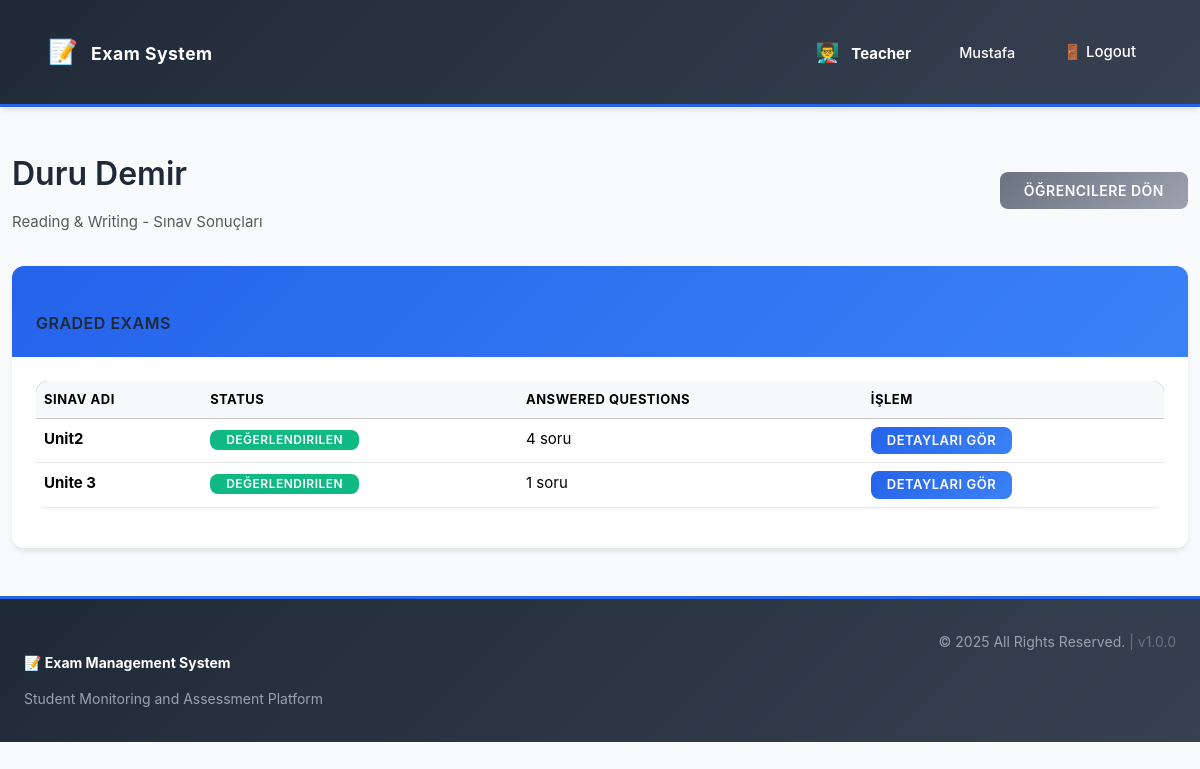
Screenshot of /index.php?page=results_exams&student_id=4&subject_id=2 (signed in) with the database file from the repository.
### tables this page shows
CREATE TABLE "users" (
    id INTEGER PRIMARY KEY AUTOINCREMENT,
    username VARCHAR(255) NOT NULL UNIQUE,
    password_hash VARCHAR(255) NOT NULL,
    role TEXT CHECK(role IN ('admin', 'teacher', 'student', 'coach')) NOT NULL
);

CREATE TABLE subjects (
    id INTEGER PRIMARY KEY AUTOINCREMENT,
    name VARCHAR(255) NOT NULL UNIQUE
);

CREATE TABLE exam_assignments (
    id INTEGER PRIMARY KEY AUTOINCREMENT,
    exam_id INTEGER NOT NULL,
    student_id INTEGER NOT NULL,
    start_time DATETIME NULL,
    end_time DATETIME NULL,
    status TEXT CHECK(status IN ('assigned', 'in_progress', 'submitted', 'graded')) NOT NULL DEFAULT 'assigned',
    FOREIGN KEY (exam_id) REFERENCES exams(id) ON DELETE CASCADE,
    FOREIGN KEY (student_id) REFERENCES users(id) ON DELETE CASCADE
);

CREATE TABLE exams (
    id INTEGER PRIMARY KEY AUTOINCREMENT,
    teacher_id INTEGER NOT NULL,
    name VARCHAR(255) NOT NULL,
    question_pdf_url VARCHAR(255) NULL,
    status TEXT CHECK(status IN ('draft', 'published')) NOT NULL DEFAULT 'draft',
    created_at DATETIME DEFAULT CURRENT_TIMESTAMP, subject_id INTEGER,
    FOREIGN KEY (teacher_id) REFERENCES users(id) ON DELETE CASCADE
);

### views/teacher/results_exams.php (the view, shortened to what this page needs)
<?php
$student_id = $_GET['student_id'] ?? null;
$subject_id = $_GET['subject_id'] ?? null;
$teacher_id = $_SESSION['user_id'];
$student_stmt = $pdo->prepare("SELECT id, username FROM users WHERE id = :id AND role = 'student'");
$student_stmt->execute(['id' => $student_id]);
$student = $student_stmt->fetch();
$subject_stmt = $pdo->prepare("SELECT id, name FROM subjects WHERE id = :id");
$subject_stmt->execute(['id' => $subject_id]);
$subject = $subject_stmt->fetch();
$exams_stmt = $pdo->prepare(
    "SELECT a.id as assignment_id, ex.id as exam_id, ex.name as exam_name, a.status,
            COUNT(DISTINCT sa.id) as answered_questions
     FROM exam_assignments a
     JOIN exams ex ON a.exam_id = ex.id
     JOIN student_answers sa ON a.id = sa.assignment_id
     WHERE a.student_id = :student_id
     AND ex.subject_id = :subject_id
     AND ex.teacher_id = :teacher_id
     AND a.status = 'graded'
     GROUP BY a.id, ex.id, ex.name, a.status
     ORDER BY ex.name"
);
$exams_stmt->execute(['student_id' => $student_id, 'subject_id' => $subject_id, 'teacher_id' => $teacher_id]);
$exams = $exams_stmt->fetchAll();
?>
<!DOCTYPE html>
<html lang="en">
<head>
    <link href="https://cdn.jsdelivr.net/npm/bootstrap@5.3.3/dist/css/bootstrap.min.css" rel="stylesheet">
    <link href="css/style.css" rel="stylesheet">
</head>
<body>
    <?php require __DIR__ . '/../../includes/navbar.php'; ?>
    <div class="container mt-4">
        <div class="d-flex justify-content-between align-items-center mb-3">
            <div>
                <h1><?php echo htmlspecialchars($student['username']); ?></h1>
                <p class="text-muted"><?php echo htmlspecialchars($subject['name']); ?> - Sınav Sonuçları</p>
            </div>
            <a href="index.php?page=results_students&subject_id=<?php echo $subject_id; ?>" class="btn btn-secondary">Öğrencilere Dön</a>
        </div>
        <div class="card">
            <div class="card-header bg-primary text-white">
                <h5 class="mb-0">Graded Exams</h5>
            </div>
            <div class="card-body">
                <?php if (empty($exams)): ?>
                    <p class="text-muted">Bu öğrencinin değerlendirilen sınavı bulunmamaktadır.</p>
                <?php else: ?>
                    <div class="table-responsive">
                        <table class="table table-hover">
                            <thead class="table-light">
                                <tr>
                                    <th>Sınav Adı</th>
                                    <th>Status</th>
                                    <th>Answered Questions</th>
                                    <th>İşlem</th>
                                </tr>
                            </thead>
                            <tbody>
                                <?php foreach ($exams as $exam): ?>
                                    <tr>
                                        <td>
                                            <strong><?php echo htmlspecialchars($exam['exam_name']); ?></strong>
                                        </td>
                                        <td>
                                            <span class="badge bg-success">Değerlendirilen</span>
                                        </td>
                                        <td>
                                            <?php echo $exam['answered_questions']; ?> soru
                                        </td>
                                        <td>
                                            <a href="index.php?page=results_exam_detail&assignment_id=<?php echo $exam['assignment_id']; ?>"
                                               class="btn btn-sm btn-primary">Detayları Gör</a>
                                        </td>
                                    </tr>
                                <?php endforeach; ?>
                            </tbody>
                        </table>
                    </div>
                <?php endif; ?>
            </div>
        </div>
    </div>
<?php require __DIR__ . '/../../includes/footer.php'; ?>
</body>
</html>

### css/style.css (style rules this page uses)
:root { --primary: #2563eb; --primary-light: #3b82f6; --primary-dark: #1e40af; --success: #10b981; --success-light: #d1fae5; --danger: #ef4444; --danger-light: #fee2e2; --warning: #f59e0b; --warning-light: #fef3c7; --info: #06b6d4; --info-light: #cffafe; --dark: #1f2937; --dark-light: #374151; --gray: #6b7280; --gray-light: #e5e7eb; --light: #f9fafb; --white: #ffffff; --admin: #8b5cf6; --teacher: #06b6d4; --student: #10b981; --coach: #f59e0b; --spacing-xs: 0.25rem; --spacing-sm: 0.5rem; --spacing-md: 1rem; --spacing-lg: 1.5rem; --spacing-xl: 2rem; --spacing-2xl: 3rem; --radius-sm: 0.375rem; --radius-md: 0.5rem; --radius-lg: 0.75rem; --radius-xl: 1rem; --shadow-sm: 0 1px 2px 0 rgba(0, 0, 0, 0.05); --shadow-md: 0 4px 6px -1px rgba(0, 0, 0, 0.1); --shadow-lg: 0 10px 15px -3px rgba(0, 0, 0, 0.1); --shadow-xl: 0 20px 25px -5px rgba(0, 0, 0, 0.1); }
* { margin: 0; padding: 0; box-sizing: border-box; }
body { font-family: -apple-system, BlinkMacSystemFont, 'Segoe UI', 'Roboto', 'Oxygen', 'Ubuntu', 'Cantarell', sans-serif; color: var(--dark); background-color: var(--light); line-height: 1.6; font-size: 0.9375rem; }
h1, h2, h3, h4, h5, h6 { font-weight: 600; color: var(--dark); margin-top: var(--spacing-lg); margin-bottom: var(--spacing-md); }
h1 { font-size: 2rem; }
h5 { font-size: 1rem; }
a { color: var(--primary); text-decoration: none; transition: color 0.2s ease; }
.container-fluid, .container { max-width: 100%; }
.card { border: none; border-radius: var(--radius-lg); box-shadow: var(--shadow-md); transition: all 0.3s ease; overflow: hidden; }
.card-header { background: linear-gradient(135deg, var(--primary) 0%, var(--primary-light) 100%); color: var(--white); border: none; font-weight: 600; padding: var(--spacing-lg); text-transform: uppercase; letter-spacing: 0.5px; font-size: 0.875rem; }
.card-body { padding: var(--spacing-lg); }
.btn { border: none; border-radius: var(--radius-md); font-weight: 600; padding: var(--spacing-sm) var(--spacing-lg); transition: all 0.2s ease; font-size: 0.875rem; text-transform: uppercase; letter-spacing: 0.5px; cursor: pointer; }
.btn-primary { background: linear-gradient(135deg, var(--primary) 0%, var(--primary-light) 100%); color: var(--white); }
.btn-secondary { background: linear-gradient(135deg, var(--gray) 0%, #9ca3af 100%); color: var(--white); }
.btn-sm { padding: var(--spacing-xs) var(--spacing-md); font-size: 0.8125rem; }
.badge { border-radius: var(--radius-md); font-weight: 600; padding: var(--spacing-xs) var(--spacing-md); font-size: 0.75rem; text-transform: uppercase; letter-spacing: 0.5px; }
.bg-primary { background-color: var(--primary) !important; }
.bg-success { background-color: var(--success) !important; }
.table { background: var(--white); border-radius: var(--radius-lg); overflow: hidden; box-shadow: var(--shadow-sm); }
.table thead { background: linear-gradient(135deg, var(--primary) 0%, var(--primary-light) 100%); color: var(--white); font-weight: 600; text-transform: uppercase; font-size: 0.8125rem; letter-spacing: 0.5px; }
.table tbody tr { border-bottom: 1px solid var(--gray-light); transition: all 0.2s ease; }
.text-muted { color: var(--gray); }
.mt-4 { margin-top: var(--spacing-xl); }
.mb-0 { margin-bottom: 0; }
.mb-3 { margin-bottom: var(--spacing-lg); }
html, body { height: 100%; }
body { display: flex; flex-direction: column; }

### rows the page displays
users: username "Duru Demir"
subjects: name "Reading & Writing"
exam_assignments: exam.name "Unit2", answered_questions "4"
exam_assignments: exam.name "Unite 3", answered_questions "1"

### other values shown
$role_info['icon'] "👨‍🏫"
$role_info['name'] "Teacher"
$_SESSION['username'] "Mustafa"
